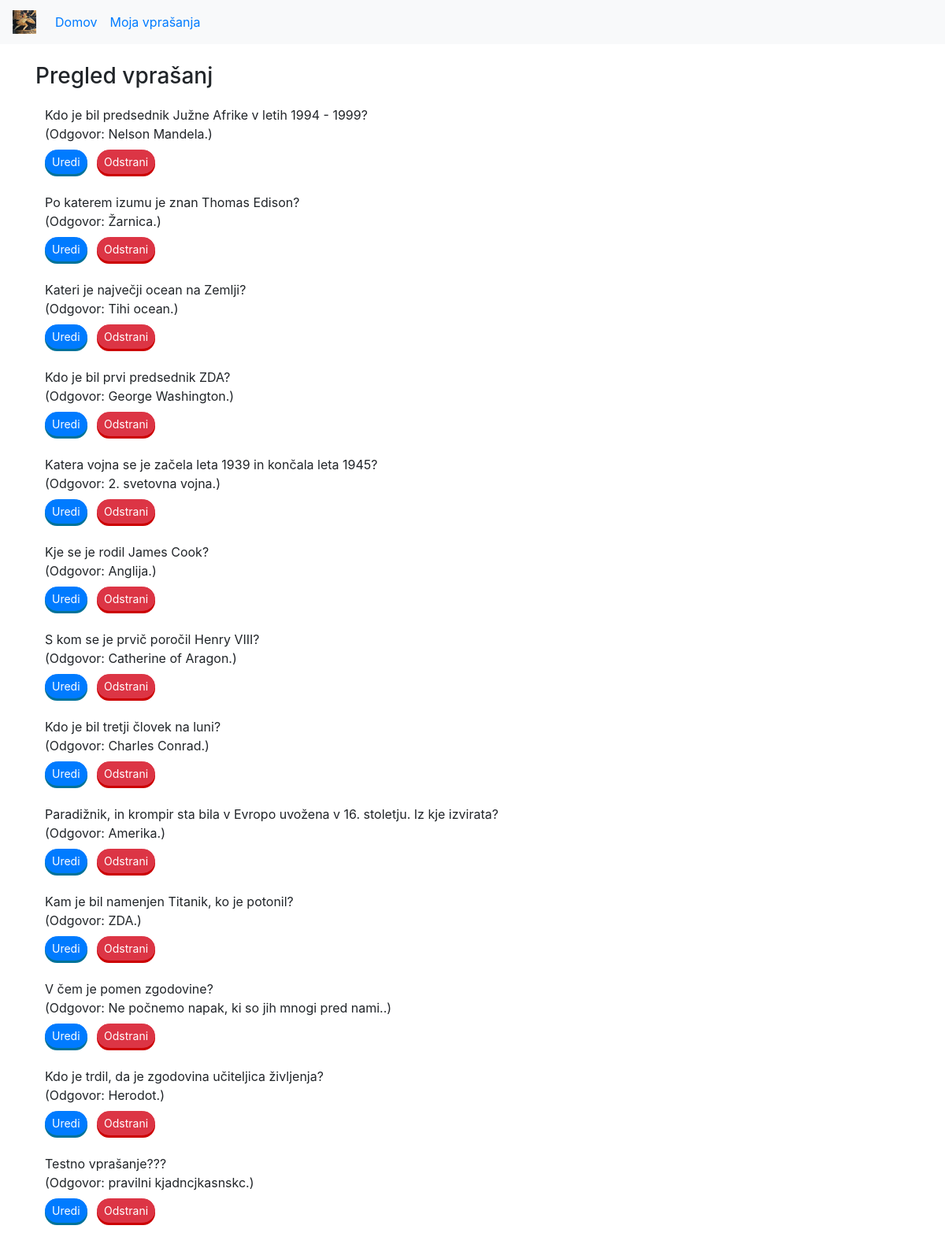
Page /moja_vprasanja on the earlier database version.
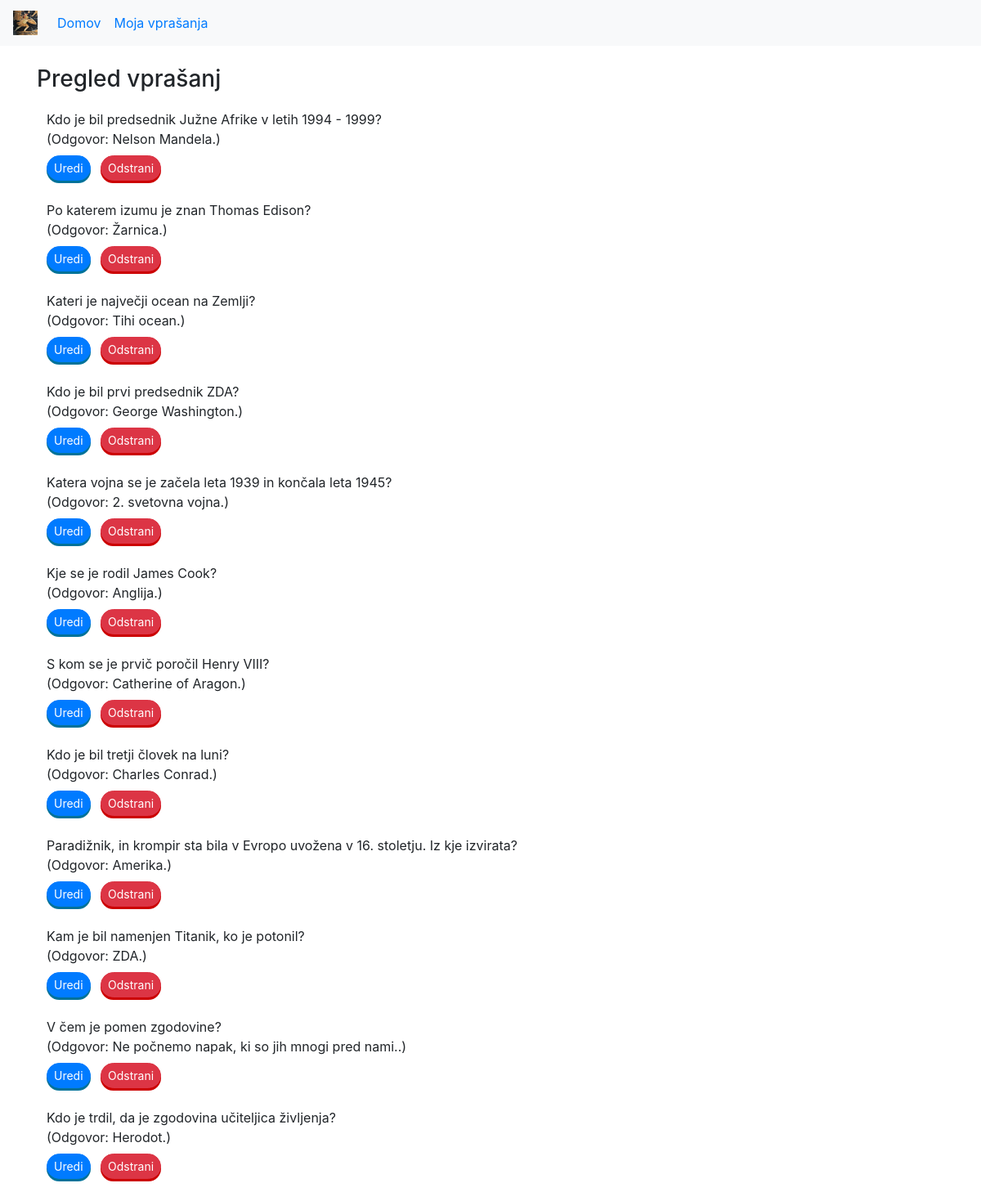
Same page on the later database version.
### zgodovinakviz/models.py (models this page shows, shortened)
class Vprasanje(models.Model):
    author = models.ForeignKey(Uporabnik, on_delete=models.SET_NULL, null=True)
    vprasanje = models.CharField(max_length=1000)
    pravilen_odgovor = models.CharField(max_length=1000)
    napacen_odgovor_1 = models.CharField(max_length=1000)
    napacen_odgovor_2 = models.CharField(max_length=1000)
    namig = models.CharField(max_length=1000)
    slika = models.CharField(max_length=1000)
    created_date = models.DateTimeField(default=timezone.now)
    published_date = models.DateTimeField(blank=True, null=True)

### zgodovinakviz/views.py (the view)
# urls.py: path('moja_vprasanja', views.moja_vprasanja, name='moja_vprasanja'),
def moja_vprasanja(request):
    vprasanja = Vprasanje.objects.all().order_by('-created_date');
    return render(request, 'zgodovinakviz/questions_overview.html', {'vprasanja': vprasanja})

### zgodovinakviz/templates/zgodovinakviz/questions_overview.html (shortened to what this page needs)
<!DOCTYPE html>
{% load static %}
<html lang="en">
    <head>
        <link rel="stylesheet" href="https://cdn.jsdelivr.net/npm/bootstrap@4.5.3/dist/css/bootstrap.min.css">
        <link rel="stylesheet" href="https://cdn.jsdelivr.net/npm/bootstrap-icons@1.7.0/font/bootstrap-icons.css">
        <link rel="stylesheet" href="{% static 'css/common.css' %}">
    </head>
    <body>
        <nav class="navbar navbar-expand-md bg-light">
            <a class="navbar-brand" href="/vstop" width="30" height="30" alt="">
                <img src="{% static 'images/achilles.jpg' %}" width="30" height="30" class="d-inline-block align-top" alt="">
            </a>
            <div class="collapse navbar-collapse" id="main-navigation">
                <ul class="navbar-nav">
                    <li class="nav-item">
                        <a class="nav-link" href="/vstop">Domov</a>
                    </li>
                    <li class="nav-item">
                        <a class="nav-link" href="/moja_vprasanja">Moja vprašanja</a>
                    </li>
                </ul>
            </div>
        </nav>
        <div class="container mt-4">
            <h3>Pregled vprašanj</h3>
            <table class="table table-borderless">
                <tbody>
                    {% for v in vprasanja %}
						<tr>
							<td class="text-left">{{v.vprasanje}}<br>
								(Odgovor: {{v.pravilen_odgovor}}.)<br>
								<a role="button" href="{% url 'uredi' pk=v.pk %}" class="btn btn-primary btn-sm mt-2">Uredi</a>
								<button data-toggle="modal" data-target="#modal{{v.pk}}" class="btn btn-danger btn-sm ml-2 mt-2">Odstrani</button>
							</td>
						</tr>
					{% endfor %}
                </tbody>
            </table>
        </div>
    </body>
</html>

Differences in the rows shown:
removed Vprasanje: vprasanje "Testno vprašanje???", pravilen_odgovor "pravilni kjadncjkasnskc"
